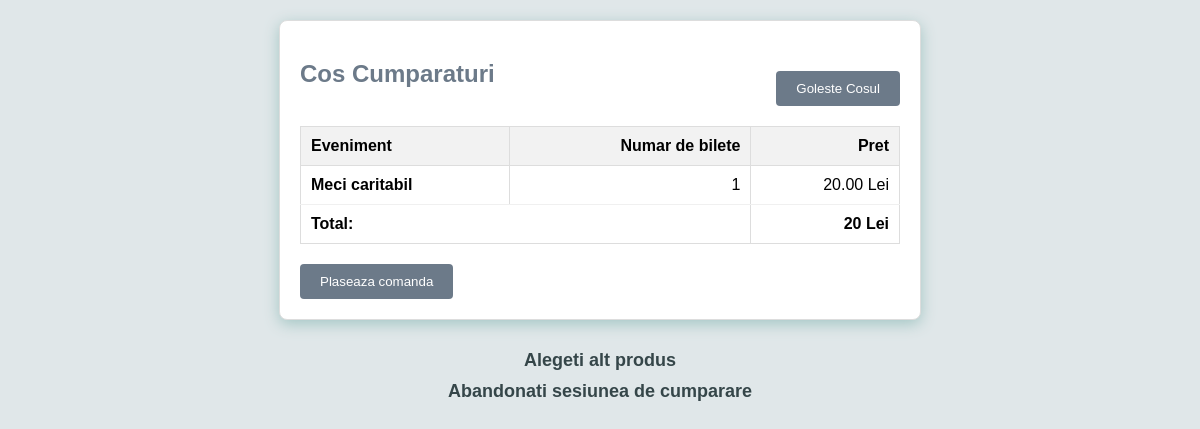
The app's page /Evenimente/cos.php (signed in) with its own data.
### tables this page shows
CREATE TABLE `evenimente` (
  `id` int(11) NOT NULL,
  `titlu` varchar(100) NOT NULL,
  `descriere` varchar(800) NOT NULL,
  `imagine` varchar(200) NOT NULL,
  `data_eveniment` datetime NOT NULL,
  `oras` varchar(50) NOT NULL,
  `judet` varchar(50) NOT NULL,
  `adresa` varchar(200) NOT NULL,
  `pret_bilet` decimal(10,2) NOT NULL,
  `code` varchar(255) NOT NULL,
  `id_sponsor` int(11) NOT NULL,
  `id_partener` int(11) NOT NULL,
  `id_speaker` int(11) NOT NULL
);

CREATE TABLE `bilete` (
  `id` int(11) NOT NULL,
  `cantitate` int(10) NOT NULL,
  `id_eveniment` int(11) NOT NULL,
  `id_users` int(11) NOT NULL
);

### Evenimente/ShoppingCart.php (called while the page is built, shortened)
<?php
require_once "DBController.php";
class ShoppingCart extends DBController
{
    function getMemberCartItem($id_users)
    {
        $query = "SELECT evenimente.*, bilete.id, bilete.cantitate
              FROM evenimente
              INNER JOIN bilete ON evenimente.id = bilete.id_eveniment
              WHERE bilete.id_users = ?";
        $params = array(array("param_type" => "i", "param_value" => $id_users));
        $cartResult = $this->getDBResult($query, $params);
        return $cartResult;
    }
}
?>

### Evenimente/DBController.php (called while the page is built, shortened)
<?php
class DBController
{
    private $host = "localhost:3306";
    private $user = "root";
    private $password = "";
    private $database = "proiect_web_evenimente";
    private $conn;
    function __construct()
    {
        $this->conn = mysqli_connect($this->host, $this->user, $this->password, $this->database);
    }
    function getDBResult($query, $params = array())
    {
        $sql_statement = $this->conn->prepare($query);
        if (!empty($params)) {
            $this->bindParams($sql_statement, $params);
        }
        $sql_statement->execute();
        $result = $sql_statement->get_result();
        if ($result->num_rows > 0) {
            while ($row = $result->fetch_assoc()) {
                $resultset[] = $row;
            }
        }
        if (!empty($resultset)) {
            return $resultset;
        }
    }
    function bindParams($sql_statement, $params)
    {
        $param_type = "";
        foreach ($params as $query_param) {
            $param_type .= $query_param["param_type"];
        }
        $bind_params[] = &$param_type;
        foreach ($params as $k => $query_param) {
            $bind_params[] = &$params[$k]["param_value"];
        }
        call_user_func_array(array($sql_statement, 'bind_param'), $bind_params);
    }
}

### Evenimente/cos.php (the view, shortened to what this page needs)
<?php
require_once "ShoppingCart.php";
$id_users = $_SESSION['loggedin'];
$shoppingCart = new ShoppingCart();
?>
<!DOCTYPE html>
<html>
<head>
</head>
<body>
<div id="shopping-cart">
    <div class="txt-heading">
        <div class="txt-heading-label">Cos Cumparaturi</div>
        <a id="btnEmpty" href="cos.php?action=empty"><input type=button  value="Goleste Cosul" class="button"/></a>
    </div>
    <?php
    $cartItem = $shoppingCart->getMemberCartItem($id_users);
    if (!empty($cartItem)) {
        $item_total = 0;
        ?>
        <table cellpadding="10" cellspacing="1">
            <tbody>
            <tr>
                <th style="text-align: left;"><strong>Eveniment</strong></th>
                <th style="text-align: right;"><strong>Numar de bilete</strong></th>
                <th style="text-align: right;"><strong>Pret</strong></th>
            </tr>
            <?php
            foreach ($cartItem as $item) {
                ?>
                <tr>
                    <td style="text-align: left; border-bottom: #F0F0F0 1px solid;"><strong><?php echo $item["titlu"]; ?></strong></td>
                    <td style="text-align: right; border-bottom: #F0F0F0 1px solid;"><?php echo $item["cantitate"]; ?></td>
                    <td style="text-align: right; border-bottom: #F0F0F0 1px solid;"><?php echo $item["pret_bilet"]. " Lei"; ?></td>
                </tr>
                <?php
                $item_total += ($item["pret_bilet"] * $item["cantitate"]);
            }
            ?>
            <tr>
                <td colspan="2" align=right><strong>Total:</strong></td>
                <td style="text-align: right; font-weight: bold"><?php echo $item_total . " Lei"; ?></td>
            </tr>
            </tbody>
        </table>
        <form class="" action="send_email.php" method="post">
            <button type="submit" name="send" class="button">Plaseaza comanda</button>
        </form>
    <?php } ?>
</div>
<div style="text-align: center">
    <a href="magazin.php" style="color: #354649">Alegeti alt produs</a>
</div>
<div style="text-align: center">
    <a href="cos.php?action=abandon" style="color: #354649">Abandonati sesiunea de cumparare</a>
</div>
</body>
</html>

### Evenimente/cos.php (style rules this page uses)
body { font-family: 'Arial', sans-serif; background-color: #E0E7E9; margin: 0; padding: 0; }
#shopping-cart { max-width: 600px; margin: 20px auto; background-color: #fff; border: 1px solid #ddd; border-radius: 8px; padding: 20px; box-shadow: 0 4px 15px #A3C6C4; }
.txt-heading { display: flex; justify-content: space-between; align-items: center; margin-bottom: 20px; color: #6C7A89; }
.txt-heading-label { font-size: 24px; font-weight: bold; }
table { width: 100%; border-collapse: collapse; margin-top: 20px; }
th, td { border: 1px solid #ddd; padding: 10px; text-align: left; }
th { background-color: #f2f2f2; }
.button { display: block; background-color: #6C7A89; color: #fff; border: none; padding: 10px 20px; border-radius: 4px; cursor: pointer; margin-top: 20px; }
a { display: inline-block; margin-top: 10px; text-decoration: none; font-weight: bold; font-size: 18px; }

### records on screen
evenimente: titlu "Meci caritabil", bilete.cantitate "1", pret_bilet "20.00"

### other values on screen
$item_total "20"
